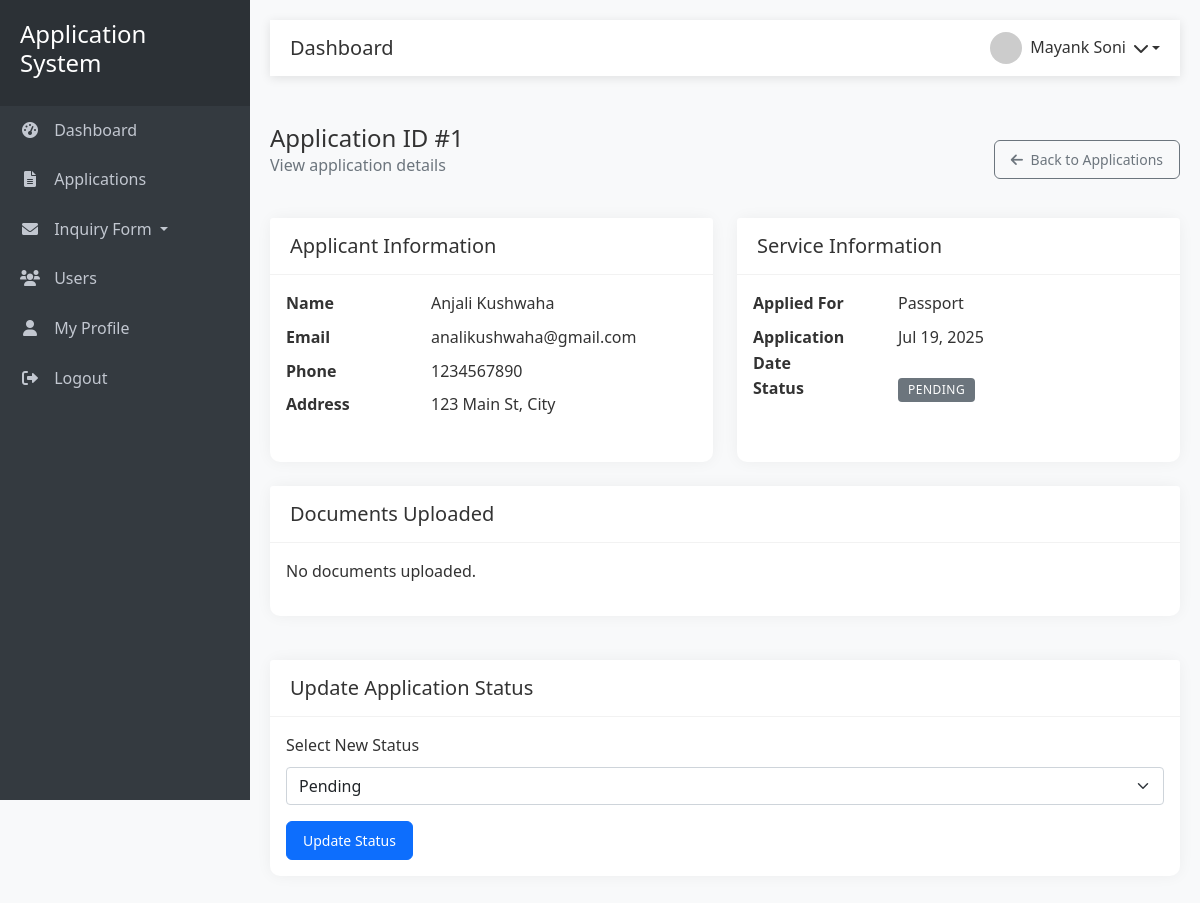
Page /admin/view_application.php?id=1 (signed in) on the committed database.
### tables this page shows
CREATE TABLE applications (
    id INT AUTO_INCREMENT PRIMARY KEY,
    user_id INT NOT NULL,
    name VARCHAR(100) NOT NULL,
    email VARCHAR(100) NOT NULL,
    phone VARCHAR(20) NOT NULL,
    address TEXT NOT NULL,
    service_type VARCHAR(50) NOT NULL,
    status ENUM('pending', 'approved', 'missing_document', 'rejected') NOT NULL DEFAULT 'pending',
    reviewed_by INT DEFAULT NULL,
    reviewed_at TIMESTAMP NULL,
    created_at TIMESTAMP DEFAULT CURRENT_TIMESTAMP,
    updated_at TIMESTAMP DEFAULT CURRENT_TIMESTAMP ON UPDATE CURRENT_TIMESTAMP,
    FOREIGN KEY (user_id) REFERENCES admin(id) ON DELETE CASCADE,
    FOREIGN KEY (reviewed_by) REFERENCES admin(id) ON DELETE SET NULL,
    INDEX idx_status (status),
    INDEX idx_user_id (user_id),
    INDEX idx_reviewed_by (reviewed_by)
);

### admin/view_application.php (the view, shortened to what this page needs)
<?php
require_once '../includes/header.php';
$appId = (int)$_GET['id'];
$stmt = $conn->prepare("
    SELECT a.*,
           GROUP_CONCAT(f.original_name ORDER BY f.uploaded_at DESC SEPARATOR ', ') as uploaded_files
    FROM applications a
    LEFT JOIN files f ON f.model_type = 'application' AND f.model_id = a.id
    WHERE a.id = ?
    GROUP BY a.id
");
$stmt->bind_param("i", $appId);
$stmt->execute();
$result = $stmt->get_result();
$application = $result->fetch_assoc();
?>
<div class="row mb-4">
    <div class="col-12">
        <div class="d-flex justify-content-between align-items-center">
            <div>
                <h4 class="mb-0">Application ID #<?= htmlspecialchars($application['id']) ?></h4>
                <p class="text-muted">View application details</p>
            </div>
            <a href="applications.php" class="btn btn-outline-secondary">
                <i class="fas fa-arrow-left me-1"></i> Back to Applications
            </a>
        </div>
    </div>
</div>
<div class="row">
    <div class="col-md-6 mb-4">
        <div class="card h-100">
            <div class="card-header">
                <h5 class="mb-0">Applicant Information</h5>
            </div>
            <div class="card-body">
                <dl class="row mb-0">
                    <dt class="col-sm-4">Name</dt>
                    <dd class="col-sm-8"><?= htmlspecialchars($application['name']) ?></dd>
                    <dt class="col-sm-4">Email</dt>
                    <dd class="col-sm-8"><?= htmlspecialchars($application['email']) ?></dd>
                    <dt class="col-sm-4">Phone</dt>
                    <dd class="col-sm-8"><?= htmlspecialchars($application['phone']) ?></dd>
                    <dt class="col-sm-4">Address</dt>
                    <dd class="col-sm-8"><?= nl2br(htmlspecialchars($application['address'])) ?></dd>
                </dl>
            </div>
        </div>
    </div>
    <div class="col-md-6 mb-4">
        <div class="card h-100">
            <div class="card-header">
                <h5 class="mb-0">Service Information</h5>
            </div>
            <div class="card-body">
                <dl class="row mb-0">
                    <dt class="col-sm-4">Applied For</dt>
                    <dd class="col-sm-8"><?= htmlspecialchars($application['service_type']) ?></dd>
                    <dt class="col-sm-4">Application Date</dt>
                    <dd class="col-sm-8"><?= date('M d, Y', strtotime($application['created_at'])) ?></dd>
                    <dt class="col-sm-4">Status</dt>
                    <dd class="col-sm-8">
                        <?php
                        $statusClass = '';
                        switch ($application['status']) {
                            default:
                                $statusClass = 'badge bg-secondary';
                        }
                        ?>
                        <span class="<?= $statusClass ?>">
                            <?= ucfirst(str_replace('_', ' ', $application['status'])) ?>
                        </span>
                    </dd>
                </dl>
            </div>
        </div>
    </div>
</div>
<div class="row">
    <div class="col-12">
        <div class="card">
            <div class="card-header d-flex justify-content-between align-items-center">
                <h5 class="mb-0">Documents Uploaded</h5>
            </div>
            <div class="card-body">
                <?php if (!empty($application['uploaded_files'])): ?>
                    <ul class="list-group">
                        <?php foreach (explode(', ', $application['uploaded_files']) as $docName): ?>
                            <li class="list-group-item d-flex justify-content-between align-items-center">
                                <?= htmlspecialchars($docName) ?>
                                <a href="download_file.php?id=<?= $appId ?>&file=<?= urlencode($docName) ?>" class="btn btn-sm btn-outline-primary">
                                    <i class="fas fa-download"></i> Download
                                </a>
                            </li>
                        <?php endforeach; ?>
                    </ul>
                <?php else: ?>
                    <p>No documents uploaded.</p>
                <?php endif; ?>
            </div>
        </div>
    </div>
</div>
<div class="row mt-4">
    <div class="col-12">
        <div class="card">
            <div class="card-header">
                <h5 class="mb-0">Update Application Status</h5>
            </div>
            <div class="card-body">
                <form method="POST">
                    <div class="mb-3">
                        <label for="status" class="form-label">Select New Status</label>
                        <select name="status" id="status" class="form-select" required>
                            <option value="pending" <?= $application['status'] == 'pending' ? 'selected' : '' ?>>Pending</option>
                        </select>
                    </div>
                    <button type="submit" class="btn btn-primary">Update Status</button>
                </form>
            </div>
        </div>
    </div>
</div>
<?php require_once '../includes/footer.php'; ?>

### assets/css/style.css (style rules this page uses)
:root { --sidebar-width: 250px; --header-height: 56px; --primary-color: #0d6efd; --secondary-color: #6c757d; --success-color: #198754; --danger-color: #dc3545; --warning-color: #ffc107; --info-color: #0dcaf0; --light-color: #f8f9fa; --dark-color: #212529; }
body { font-family: 'Segoe UI', Tahoma, Geneva, Verdana, sans-serif; background-color: #f5f7fb; color: #333; line-height: 1.6; }
a { text-decoration: none; transition: all 0.3s ease; }
.card { border: none; border-radius: 10px; box-shadow: 0 0 15px rgba(0, 0, 0, 0.05); margin-bottom: 20px; transition: all 0.3s; background: #fff; }
.card-header { background: #fff; border-bottom: 1px solid rgba(0, 0, 0, 0.05); font-weight: 600; padding: 1rem 1.25rem; }
.badge { padding: 6px 10px; font-weight: 500; border-radius: 4px; font-size: 0.75rem; text-transform: uppercase; letter-spacing: 0.5px; }
.btn { padding: 0.5rem 1rem; font-size: 0.875rem; font-weight: 500; border-radius: 6px; transition: all 0.3s; }
.btn-outline-secondary { color: var(--secondary-color); border-color: var(--secondary-color); }
.text-muted { color: #6c757d !important; }
.mb-0 { margin-bottom: 0 !important; }
.mb-3 { margin-bottom: 1rem !important; }
.mb-4 { margin-bottom: 1.5rem !important; }
.mt-4 { margin-top: 1.5rem !important; }
.d-flex { display: flex !important; }
.justify-content-between { justify-content: space-between !important; }
div { position: relative; }

### includes/header.php (style rules this page uses)
:root { --sidebar-width: 250px; --header-height: 56px; }
body { font-family: 'Segoe UI', Tahoma, Geneva, Verdana, sans-serif; background-color: #f8f9fa; }
.card { border: none; border-radius: 10px; box-shadow: 0 0 15px rgba(0, 0, 0, 0.05); margin-bottom: 20px; transition: all 0.3s; }
.card-header { background: #fff; border-bottom: 1px solid rgba(0, 0, 0, 0.05); font-weight: 600; }
.badge { padding: 6px 10px; font-weight: 500; border-radius: 4px; font-size: 0.75rem; text-transform: uppercase; letter-spacing: 0.5px; }

### rows in the picture
applications: id "1", name "Anjali Kushwaha", email "analikushwaha@gmail.com", phone "1234567890", address "123 Main St, City", service_type "Passport", created_at "Jul 19, 2025", status "PENDING", status "Pending"

### other values in the picture
$pageTitle "Dashboard"
$_SESSION['user_name'] "Mayank Soni"
